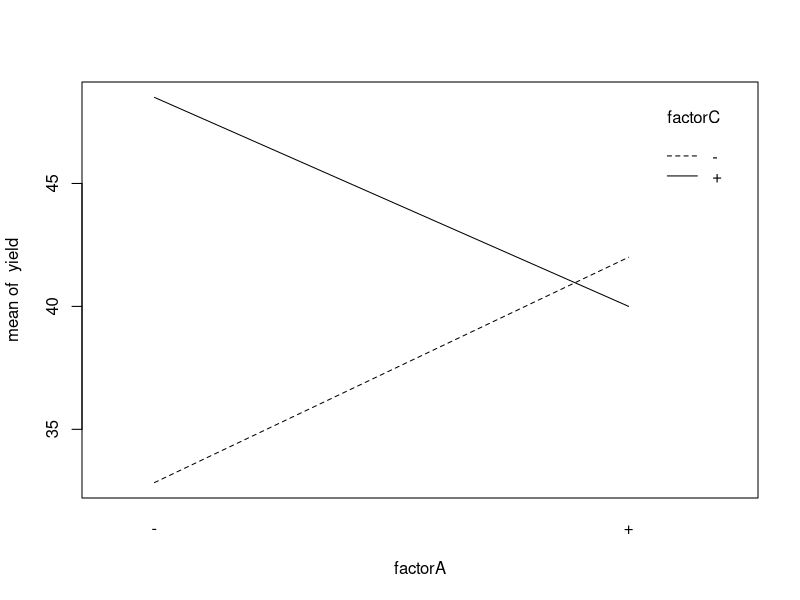
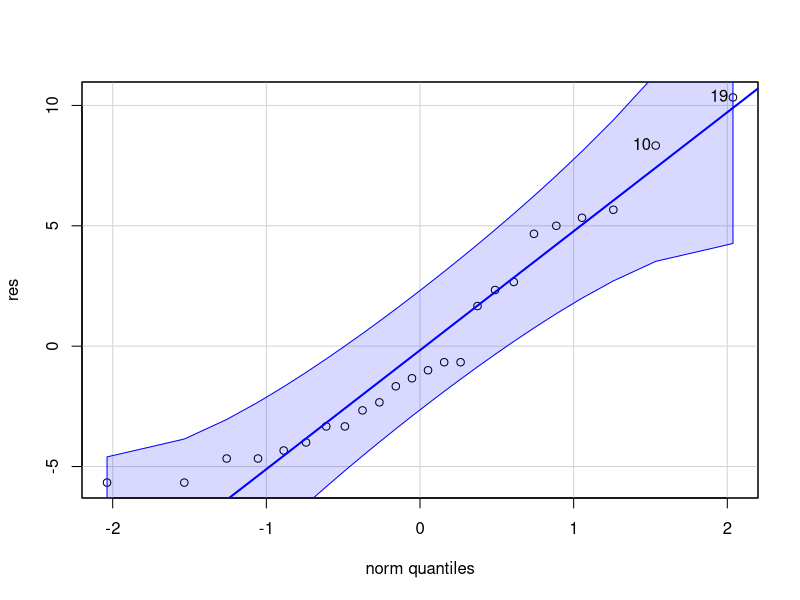
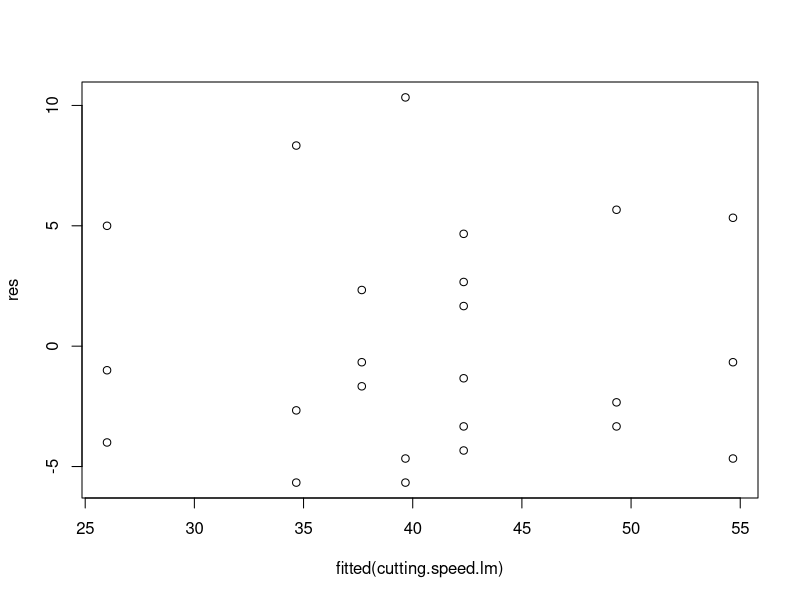
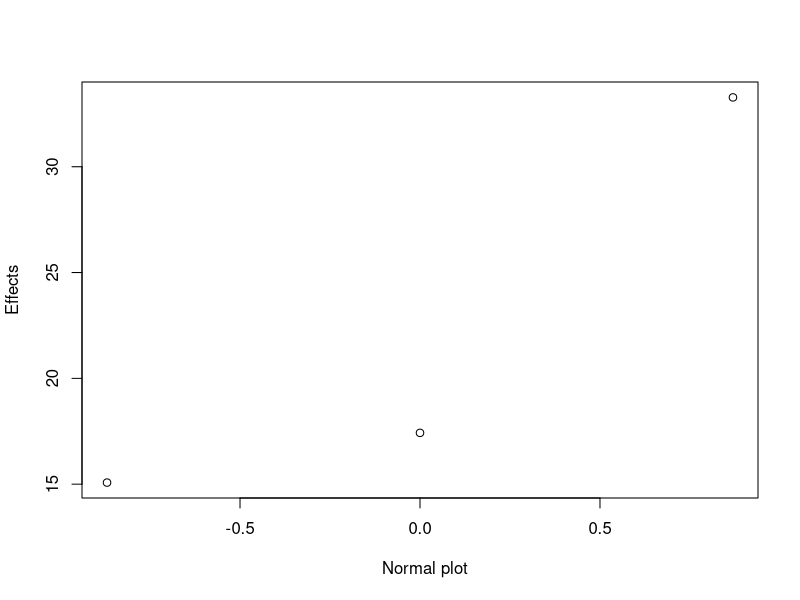
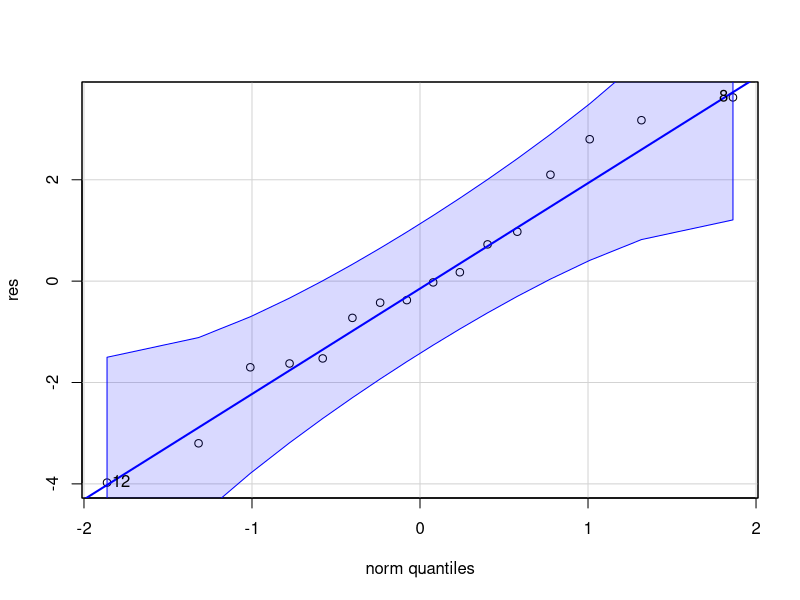
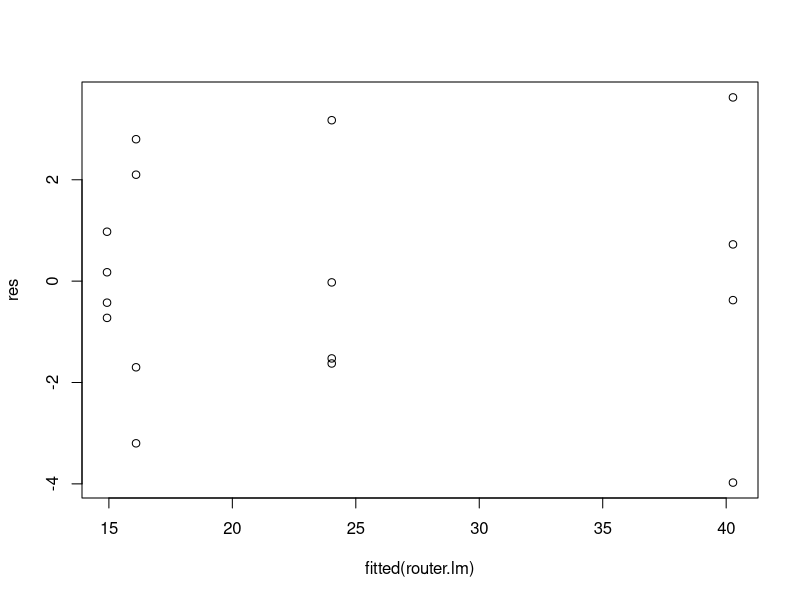
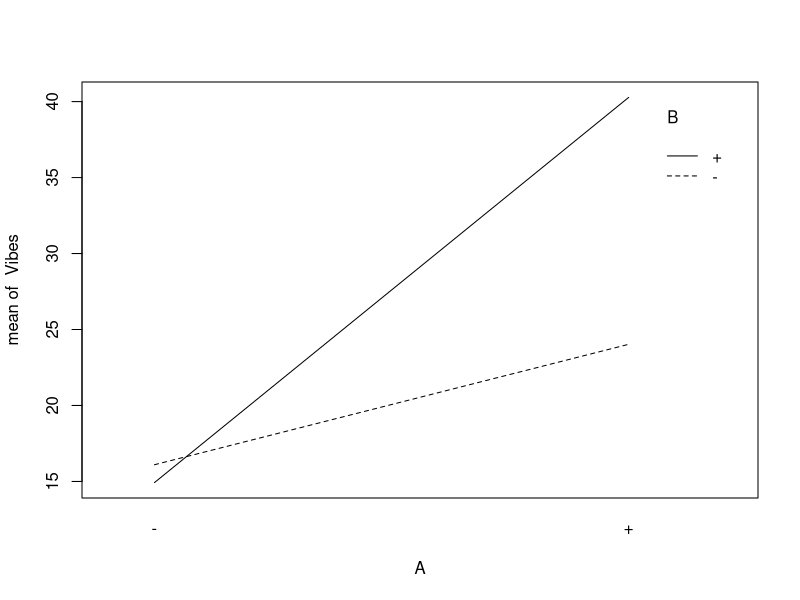
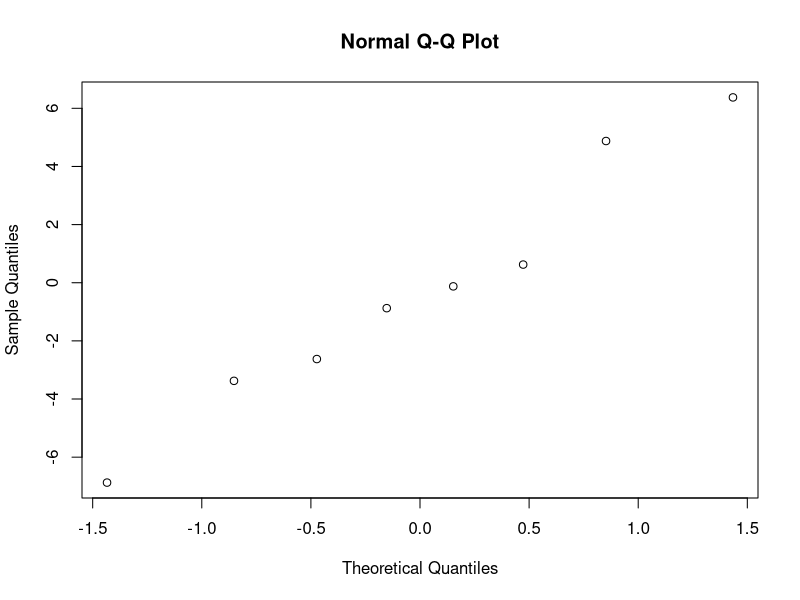

Source code (R) for these figures, in order:
## ---- chunk 1
# loading libraries
library(car)
library(gplots)
## ---- chunk 2
# creating data table
factorA = rep(c("-","+","-","+","-","+","-","+"), times = 3)
factorB = rep(c("-","-","+","+","-","-","+","+"), times = 3)
factorC = rep(c("-","-","-","-","+","+","+","+"), times = 3)
Rep = rep(c("I", "II", "III"), each = 8)
yield = c(22,32,35,55,44,40,60,39,31,43,34,47,45,37,50,41,25,29,50,46,38,36,54,47)

cutting.speed.long = data.frame(factorA, factorB, factorC, Rep, yield)

# defining coded
coded=function(x) #a function to code variable x
{
  ifelse(x=="+", 1, -1)
}

# linear regression
cutting.speed.lm=lm(yield ~ coded(factorA) * coded(factorB) * coded(factorC), cutting.speed.long)
summary(cutting.speed.lm)
## ---- chunk 3
# interaction plot
with(cutting.speed.long, interaction.plot(factorA, factorC, yield))
## ---- chunk 4
# ANOVA test
cutting.speed.aov=aov(yield ~ factorA * factorB * factorC, cutting.speed.long)
summary(cutting.speed.aov)
mse=summary(cutting.speed.aov)[[1]][8,3]
mse
## ---- chunk 5
res=cutting.speed.long$yield-fitted(cutting.speed.lm)
qqPlot(res)
plot(fitted(cutting.speed.lm), res) 
## ---- chunk 6
#checking Standard error=sqrt(mse/N)
n=3;a=b=c=2;N=a*b*c*n
alpha=0.05
sqrt(mse/N)
#consturct CI for regression coefficient (example, for coded(A))
se=sqrt(mse/N)
df=a*b*c*(n-1)
hat.beta1=cutting.speed.lm$coefficients[2]
CI.beta=hat.beta1+c(-1,1)*qt(alpha/2,df,lower.tail = F)*se
CI.beta
2*CI.beta #CI for main effect A
## ---- chunk 7
# creating data table
A <- rep(c("-","+","-","+"), times = 4)
B <- rep(c("-","-","+","+"), times = 4)
Rep <- rep(c("I","II","III","IV"), each = 4)
Vibes <- c(18.2, 27.2, 15.9, 41.0, 18.9, 24.0, 14.5, 43.9, 12.9, 22.4, 15.1, 36.3, 14.4, 22.5, 14.2, 39.9)
router.long <- data.frame(A, B, Rep, Vibes)

# defining coded
coded=function(x) #a function to code variable x
{
  ifelse(x=="+", 1, -1)
}

# linear regression
router.lm=lm(Vibes ~ coded(A) * coded(B), router.long)
summary(router.lm)
## ---- chunk 8
router.aov = aov(Vibes ~ coded(A) * coded(B), router.long)
qqnorm(router.aov, full=T)
res=router.long$Vibes-fitted(router.lm)
qqPlot(res)
plot(fitted(router.lm), res) 
## ---- chunk 9
# interaction plot
with(router.long, interaction.plot(A, B, Vibes))
## ---- chunk 10
# defining coded
coded=function(x) #a function to code variable x
{
  ifelse(x=="+", 1, 
         ifelse(x == "0", 0, -1))
}

# creating data table
factorA <- c(coded(cutting.speed.long$factorA[1:8]), 0, 0, 0, 0)
factorB <- c(coded(cutting.speed.long$factorB[1:8]), 0, 0, 0, 0)
factorC <- c(coded(cutting.speed.long$factorC[1:8]), 0, 0, 0, 0)
yield <- c(cutting.speed.long[1:8, "yield"], 36, 40, 43, 45)

cutting.speed.small <- data.frame(cbind(factorA, factorB, factorC, yield))

#linear regression
cutting.speed.lm2=lm(yield ~ factorA * factorB * factorC + I(factorA^2) + I(factorB^2) + I(factorC^2), cutting.speed.small)
#prob plot
coef=cutting.speed.lm2$coefficients[-1]
variables=names(coef)
plot=qqnorm(coef)
variables[identify(plot)]
## ---- chunk 11
# center vs. factorial averages
yc_bar <- mean(cutting.speed.small$yield[9:12])
test <- mean(cutting.speed.small$yield[1:8])

# ANOVA test
cutting.speed.aov2 <- aov(yield ~ factorA * factorB * factorC + I(factorA^2) + I(factorB^2) + I(factorC^2), cutting.speed.small)
summary(cutting.speed.aov2)
## ---- chunk 12
cutting.speed.lm3 = lm(yield ~ factorA + factorB + factorC + factorA*factorC, cutting.speed.small)
res=cutting.speed.small$yield-fitted(cutting.speed.lm3)
qqPlot(res)
plot(fitted(cutting.speed.lm2), res) 
## ---- chunk 13
# creating data table
type <- rep(c("Glass", "Plastic"), each = 4)
worker <- rep(c("1", "2"), each = 8)
pulse <- c(39, 45, 58, 35, 44, 35, 42, 21, 20, 13, 16, 11, 13, 10, 16, 15)
bottle.long <- data.frame(type, worker, pulse)

# interaction plot
with(bottle.long, interaction.plot(type, worker, pulse))

# defining coded
coded=function(x) #a function to code variable x
{
  ifelse(x=="Glass" | x=="1", 1, -1)
}

# linear regression
bottle.lm=lm(pulse ~ coded(type) * coded(worker), bottle.long)
summary(bottle.lm)

# ANOVA test
bottle.aov=aov(pulse ~ type * worker, bottle.long)
summary(bottle.aov)
mse=summary(bottle.aov)[[1]][4,3]
mse
## ---- chunk 14
# checking model adequacy
res=bottle.long$pulse-fitted(bottle.lm)
qqPlot(res)
plot(fitted(bottle.lm), res) 
## ---- chunk 15
#checking Standard error=sqrt(mse/N)
n=4;a=b=2;N=a*b*n
alpha=0.05
sqrt(mse/N)
#consturct CI for regression coefficient (example, for coded(A))
se=sqrt(mse/N)
df=a*b*(n-1)

hat.beta1=bottle.lm$coefficients[2]
CI.beta=hat.beta1+c(-1,1)*qt(alpha/2,df,lower.tail = F)*se
CI.beta
2*CI.beta #CI for main effect A

hat.beta1=bottle.lm$coefficients[3]
CI.beta=hat.beta1+c(-1,1)*qt(alpha/2,df,lower.tail = F)*se
CI.beta
2*CI.beta #CI for main effect B

hat.beta1=bottle.lm$coefficients[4]
CI.beta=hat.beta1+c(-1,1)*qt(alpha/2,df,lower.tail = F)*se
CI.beta
2*CI.beta #CI for main effect AB
## ---- chunk 16
letter = c("A","B","C","D","AB","AC","AD","BC","BD","CD","ABC","ABD","ACD","BCD","ABCD")
number = c(76.95,-67.52,-7.84,-18.73,-51.32,11.69,9.78,20.79,14.74,1.27,-2.82,-6.50,10.20,-7.98,-6.25)
experiment = data.frame(letter, number)

experiment.aov = aov(number ~ coded(letter), experiment)


plot = qqnorm(abs(number))
## click at the "outlier" points and then click "Finish" button
lister = sort(abs(number))
lister
## ---- chunk 17
qqnorm(lister)
abline(h = 76.95, col = "red")
abline(h = 67.52, col = "purple")
abline(h = 51.32, col = "blue")
#factor A, B, and AB
## ---- chunk 18
Standard.Order = c(8,10,12,9,7,15,2,6,16,13,5,14,1,3,4,11)
Run.Order = c(1,2,3,4,5,6,7,8,9,10,11,12,13,14,15,16)
A = Laser.Power = c(1,1,1,-1,-1,-1,1,1,1,-1,-1,1,-1,-1,1,-1)
B = Pulse.Freq = c(1,-1,1,-1,1,1,-1,-1,1,-1,-1,-1,-1,1,1,1)
C = Cell.Size = c(1,-1,-1,-1,1,1,-1,1,1,1,1,1,-1,-1,-1,-1)
D = Writing.Speed = c(-1,1,1,1,-1,1,-1,-1,1,1,-1,1,-1,-1,-1,1)
UEC = c(0.8,0.81,0.79,0.6,0.65,0.55,0.98,0.67,0.69,0.56,0.63,0.65,0.75,0.72,0.98,0.63)
error = data.frame(Standard.Order,Run.Order,A,B,C,D,UEC)
## ---- chunk 19
error.lm = lm(UEC ~A*B*C*D, error)
qqnorm(aov(UEC ~ A * B * C * D, error), label=T, full=T)
coef=error.lm$coefficients[-1]
variables=names(coef)
plot=qqnorm(coef)
variables[identify(plot)]


##new model
error.aov = aov(UEC ~ A+C+D, error)
summary(error.aov)
## ---- chunk 20
error.lm2 = lm(UEC~ A+C+D, error)
res=error$UEC-fitted(error.lm2)
library(car)
qqPlot(res)
plot(fitted(error.lm2), res) 
## ---- chunk 21
# creating data table
A = Laser.Power = c(1,1,1,-1,-1,-1,1,1,1,-1,-1,1,-1,-1,1,-1,0,0,0,0)
B = Pulse.Freq = c(1,-1,1,-1,1,1,-1,-1,1,-1,-1,-1,-1,1,1,1,0,0,0,0)
C = Cell.Size = c(1,-1,-1,-1,1,1,-1,1,1,1,1,1,-1,-1,-1,-1,0,0,0,0)
D = Writing.Speed = c(-1,1,1,1,-1,1,-1,-1,1,1,-1,1,-1,-1,-1,1,0,0,0,0)
UEC = c(0.8,0.81,0.79,0.6,0.65,0.55,0.98,0.67,0.69,0.56,0.63,0.65,0.75,0.72,0.98,0.63,0.98,0.95,0.93,0.96)
error2 = data.frame(A,B,C,D,UEC)

#linear regression
error.lm21 <- lm(UEC ~ A * B * C * D + I(A^2) + I(B^2) + I(C^2) + I(D^2), error2)
summary(error.lm21)

# ANOVA test
error.aov21 <- aov(UEC ~ A * B * C * D + I(A^2) + I(B^2) + I(C^2) + I(D^2), error2)
summary(error.aov21)

# rebuild model
error.lm22 <- lm(UEC ~ A*C + C*D + I(A^2) + I(B^2) + I(C^2) + I(D^2), error2)
summary(error.lm22)

error.aov22 <- aov(UEC ~A*C + C*D + I(A^2) + I(B^2) + I(C^2) + I(D^2), error2)
summary(error.aov22)

# checking model adequacy
res=error2$UEC-fitted(error.lm22)
qqPlot(res)
plot(fitted(error.lm22), res) 
## ---- chunk 22
Run.Number = c(1:16)
Run.Label = c("(1)","a,","b","ab","C","ac","bc","abc","d","ad","bd","abd","cd","acd","bcd","abcd")
# creating data table
A <- rep(c("-", "+"), times = 8)
B <- rep(c("-", "+"), each = 2, times = 4)
C <- rep(c("-", "+"), each = 4, times = 2)
D <- rep(c("-", "+"), each = 8)
Filtration.Rate = c(45,71,48,65,68,60,80,65,43,100,45,104,75,86,70,96)
chem.long <- data.frame(Run.Number,A, B, C, D,Filtration.Rate)

# defining coded
coded=function(x) #a function to code variable x
{
  ifelse(x=="+", 1, -1)
}

chem.lm = lm(Filtration.Rate ~ coded(A)*coded(B)+coded(A)*coded(C)+coded(A)*coded(D)+coded(B)*coded(C)+coded(B)*coded(D)+coded(C)*coded(D), chem.long)
summary(chem.lm)
## ---- chunk 23
# creating data table
A <- rep(c("-", "+"), times = 8)
B <- rep(c("-", "+"), each = 2, times = 4)
C <- rep(c("-", "+"), each = 4, times = 2)
D <- rep(c("-", "+"), each = 8)
Resistivity <- c(1.92, 11.28, 1.09, 5.75, 2.13, 9.53, 1.03, 5.35, 1.60, 11.73, 1.16, 4.68, 2.16, 9.11, 1.07, 5.30)
wafer.long <- data.frame(Resistivity, A, B, C, D)

# defining coded
coded=function(x) #a function to code variable x
{
  ifelse(x=="+", 1, -1)
}

# linear regression
wafer.lm <- lm(Resistivity ~ coded(A) * coded(B) * coded(C) + coded(A) * coded(B) * coded(D) + coded(A) * coded(C) * coded(D) + coded(B) * coded(C) * coded(D), wafer.long)
summary(wafer.lm)

qqnorm(aov((Resistivity) ~ coded(A) * coded(B)  * coded(C) + coded(A) * coded(B) * coded(D) + coded(A) * coded(C) * coded(D) + coded(B) * coded(C) * coded(D), wafer.long), label=T, full=T)
coef=wafer.lm$coefficients[-1]
variables=names(coef)
plot=qqnorm(coef)
variables[identify(plot)]
## ---- chunk 24
wafer.lm2 <- lm((Resistivity) ~ coded(A) + coded(B) + coded(A) * coded(B), wafer.long)
res=wafer.long$Resistivity-fitted(wafer.lm2)
qqPlot(res)
plot(fitted(wafer.lm), res)
## ---- chunk 25
wafer.lm3 <- lm(log(Resistivity) ~ coded(A) * coded(B) * coded(C) + coded(A) * coded(B) * coded(D) + coded(A) * coded(C) * coded(D) + coded(B) * coded(C) * coded(D), wafer.long)

qqnorm(aov(log(Resistivity) ~ coded(A) * coded(B)  * coded(C) + coded(A) * coded(B) * coded(D) + coded(A) * coded(C) * coded(D) + coded(B) * coded(C) * coded(D), wafer.long), label=T, full=T)
coef=wafer.lm3$coefficients[-1]
variables=names(coef)
plot=qqnorm(coef)
variables[identify(plot)]

##A and B
##
wafer.lm4 = lm(Resistivity ~ coded(A) + coded(B), wafer.long)
res=wafer.long$Resistivity-fitted(wafer.lm4)
qqPlot(res)
plot(fitted(wafer.lm4), res)
## ---- chunk 26
wafer.lm4 = lm(Resistivity ~ coded(A) + coded(B), wafer.long); summary(wafer.lm4)
## ---- chunk 27
# creating data table
A <- c(rep(c(-1, 1), times = 8), 0, 0, 0, 0)
B <- c(rep(c(-1, 1), each = 2, times = 4), 0, 0, 0, 0)
C <- c(rep(c(-1, 1), each = 4, times = 2), 0, 0, 0, 0)
D <- c(rep(c(-1, 1), each = 8), 0, 0, 0, 0)
Resistivity <- c(1.92, 11.28, 1.09, 5.75, 2.13, 9.53, 1.03, 5.35, 1.60, 11.73, 1.16, 4.68, 2.16, 9.11, 1.07, 5.30, 8.15, 7.63, 8.95, 6.48)
wafer.long2 <- data.frame(Resistivity, A, B, C, D)

# center vs. factorial averages
yc_bar <- mean(wafer.long2$Resistivity[1:16])
test <- mean(wafer.long2$Resistivity[17:20])

# linear regression
wafer.lm21 <- lm(Resistivity ~ A * B * C * D + I(A^2) + I(B^2) + I(C^2) + I(D^2), wafer.long2)
summary(wafer.lm21)

# ANOVA test
wafer.aov21 <- aov(Resistivity ~ A * B * C * D + I(A^2) + I(B^2) + I(C^2) + I(D^2), wafer.long2)
summary(wafer.aov21)

# checking model adequacy
res=wafer.long2$Resistivity-fitted(wafer.lm21)
qqPlot(res)
plot(fitted(wafer.lm21), res)

# Rebuild model
wafer.lm22 <- lm(Resistivity ~ A * B + I(A^2) + I(B^2), wafer.long2)
summary(wafer.lm22)

wafer.aov22 <- aov(Resistivity ~ A * B + I(A^2) + I(B^2), wafer.long2)
summary(wafer.aov22)

# checking model adequacy
res=wafer.long2$Resistivity-fitted(wafer.lm22)
qqPlot(res)
plot(fitted(wafer.lm22), res) 
